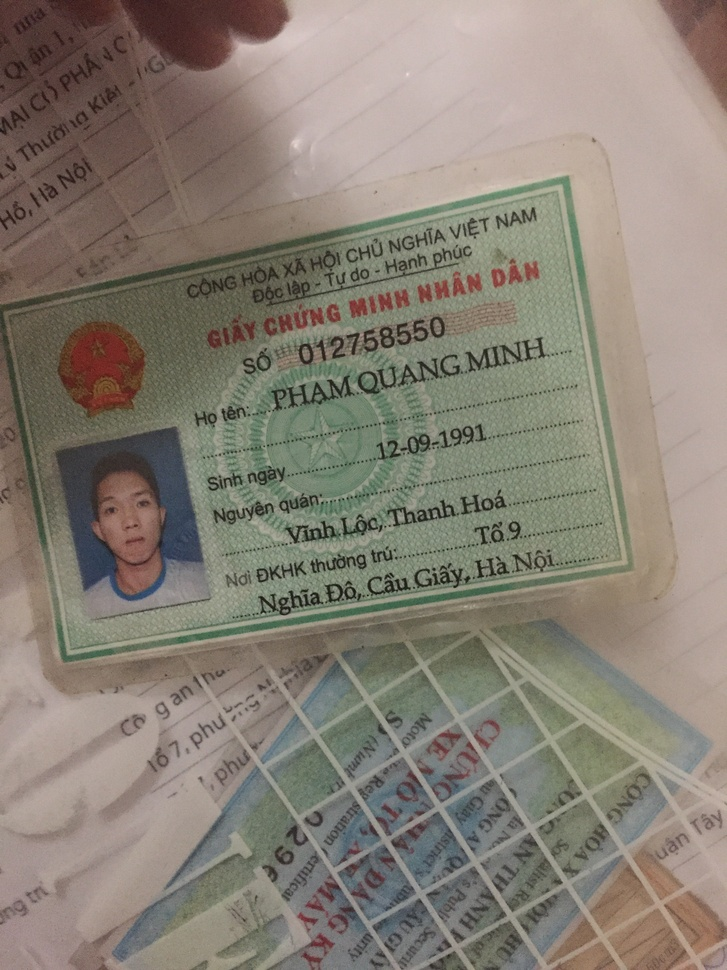
#> input picture utils/1.jpg, 727 x 970 px, shrunk from 2448 x 3264 before the run
$ python -i rotation.py   (imports and definitions only)
#> lines starting #> are read from the running program, lines starting #| are printed output that depends on the picture
import numpy as np
import cv2
import math
from scipy import ndimage


def rotate(pathimg):
#> called with pathimg = '../utils/1.jpg'
    img_before = cv2.imread(pathimg)
#> img_before is the input picture: shape (970, 727, 3); mean B, G, R 116.8, 128, 135.8

    img_gray = cv2.cvtColor(img_before, cv2.COLOR_BGR2GRAY)
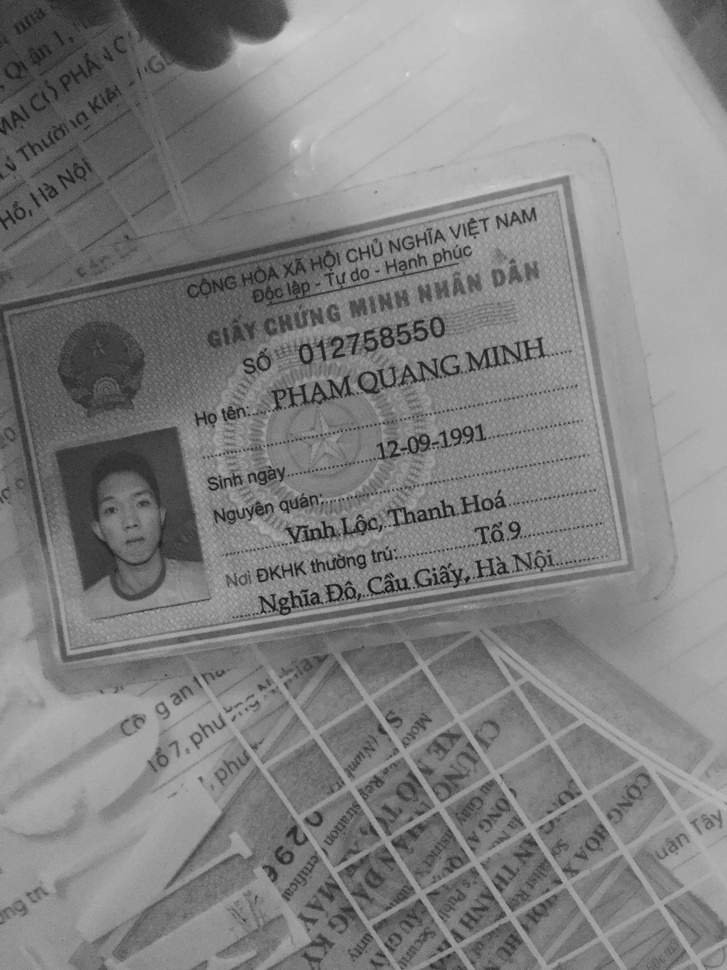
#> img_gray: shape (970, 727); min 17, max 229, mean 129.1
    img_edges = cv2.Canny(img_gray, 100, 100, apertureSize=3)
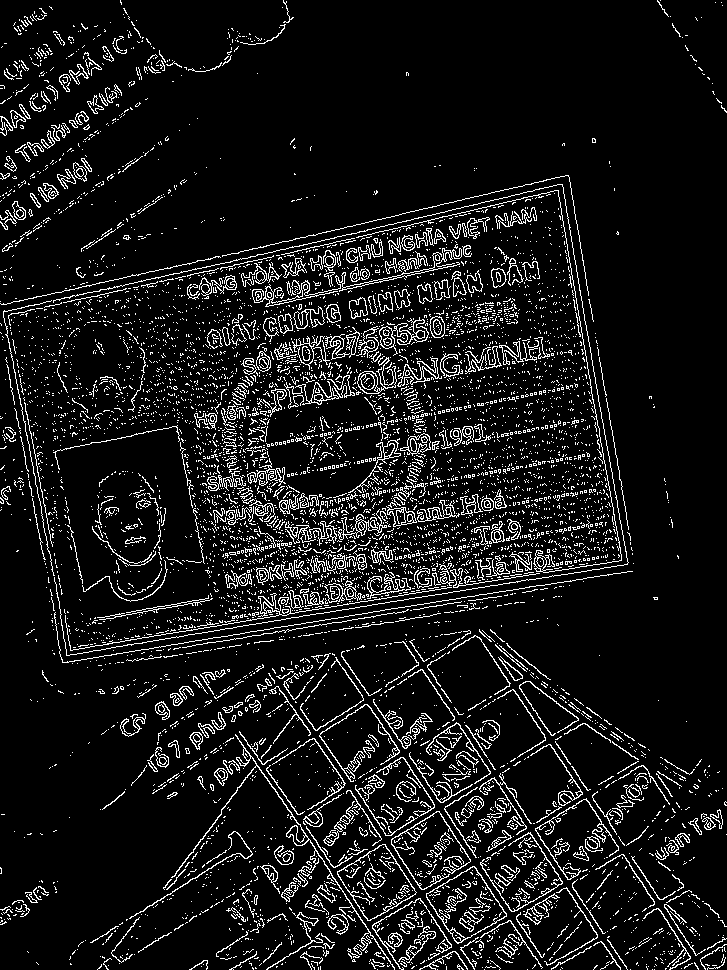
#> img_edges: shape (970, 727); 9% white in thin lines or dots
    lines = cv2.HoughLinesP(img_edges, 1, math.pi / 180.0, 100, minLineLength=100, maxLineGap=30)
#> lines = 310 rows, first 6: [370, 695, 540, 956], [240, 621, 627, 559], [158, 278, 507, 197], [378, 718, 541, 968], [151, 905, 462, 493], [555, 177, 624, 572]

    angles = []

    for [[x1, y1, x2, y2]] in lines:
        # cv2.line(img_before, (x1, y1), (x2, y2), (255, 0, 0), 3)
        angle = math.degrees(math.atan2(y2 - y1, x2 - x1))
        angles.append(angle)
#> this loop made 310 passes
#> (x1, y1, x2, y2, angle) on passes 1 to 3: (370, 695, 540, 956, 56.92), (240, 621, 627, 559, -9.1), (158, 278, 507, 197, -13.07)
#> after the loop, angles = 310 values, max 86.95 at index 300, min -89.01 at index 134, mean 32.12

    median_angle = np.median(angles)
#> median_angle = 48
    if int(median_angle) == 0:
        return
    img_rotated = ndimage.rotate(img_before, median_angle)
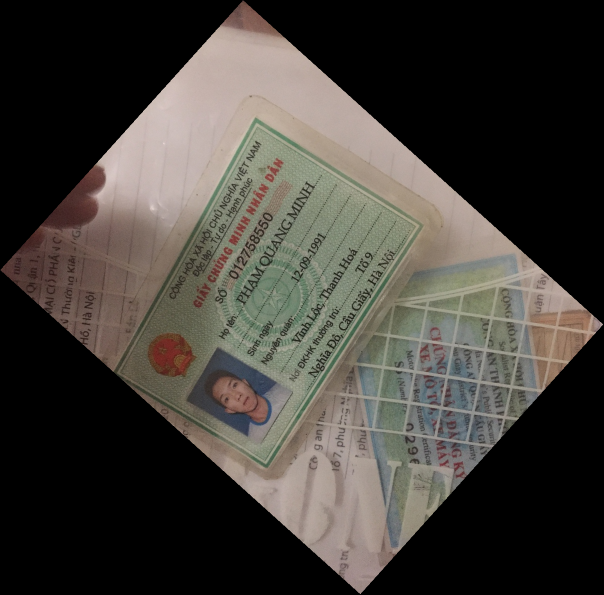
#> img_rotated: shape (1189, 1207, 3) (shown at 1/2 size); mean B, G, R 57.3, 62.7, 66.6

    print(f"Angle is {median_angle:.04f}")
#| Angle is 48.0030
    cv2.imwrite(pathimg, img_rotated)

>>> result = rotate('../utils/1.jpg')

$ run again, on utils/3.jpg
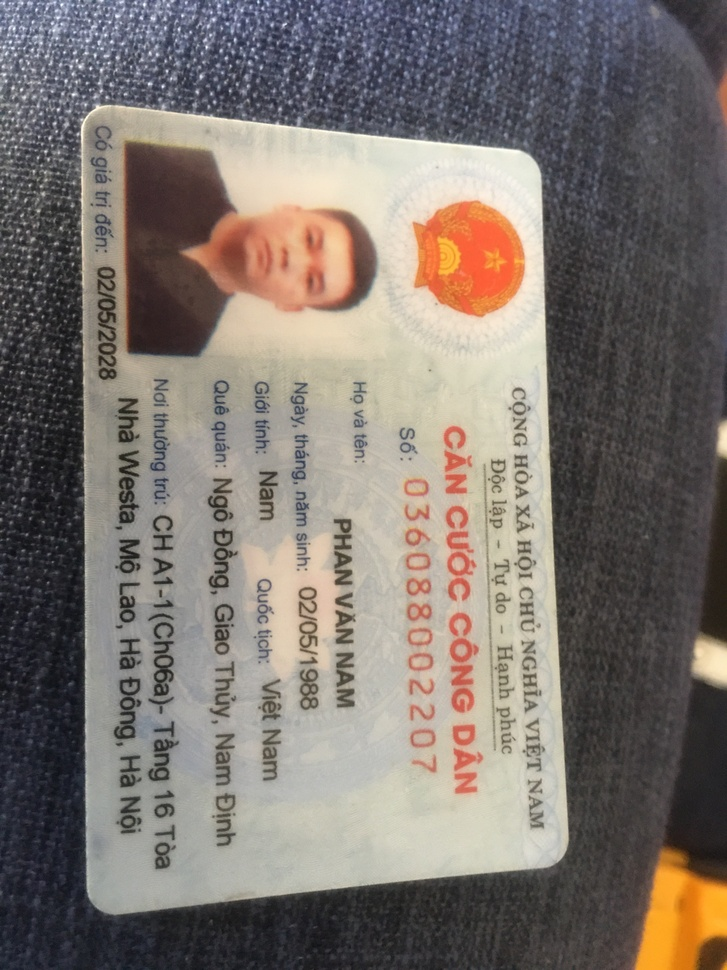
#> input picture utils/3.jpg, 727 x 970 px, shrunk from 3024 x 4032 before the run
#> in rotate, img_before is the input picture: shape (970, 727, 3); mean B, G, R 110.5, 116.5, 124.7
#> in rotate, `img_edges = cv2.Canny(img_gray, 100, 100, apertureSize=3)`:
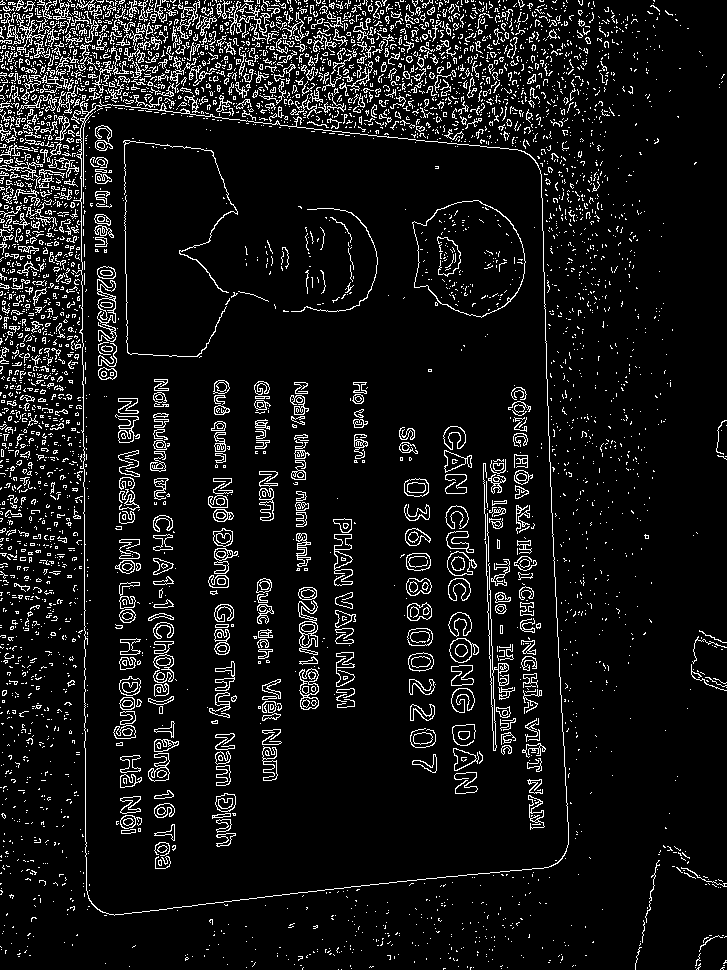
#> img_edges: shape (970, 727); 8.3% white in thin lines or dots
#> lines = 250 rows, first 6: [84, 747, 84, 447], [128, 398, 136, 817], [3, 96, 192, 116], [539, 157, 556, 617], [485, 463, 495, 750], [85, 856, 85, 610]
#> the loop in rotate, `for [[x1, y1, x2, y2]] in lines:` made 250 passes
#> (x1, y1, x2, y2, angle) on passes 1 to 3: (84, 747, 84, 447, -90), (128, 398, 136, 817, 88.91), (3, 96, 192, 116, 6.04)
#> after the loop in rotate, `for [[x1, y1, x2, y2]] in lines:`: angles = 250 values, max 89.44 at index 63, min -90 at index 0, mean 2.36
#> median_angle = 3.02
#> in rotate, `img_rotated = ndimage.rotate(img_before, median_angle)`:
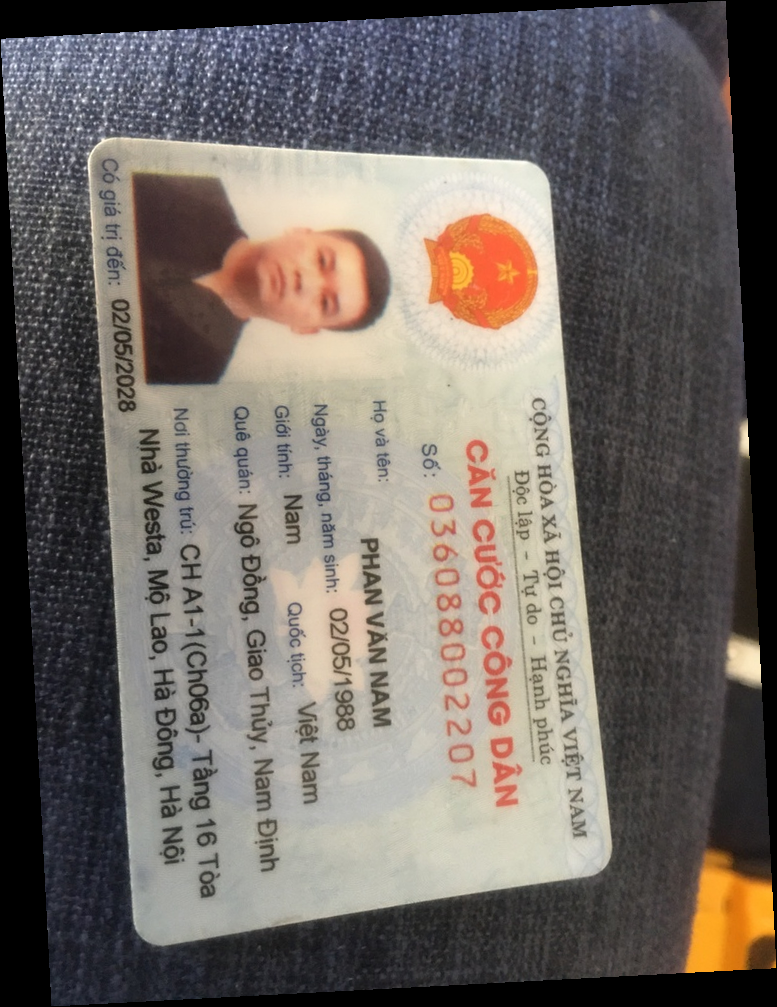
#> img_rotated: shape (1007, 777, 3); mean B, G, R 99.4, 104.8, 112.2
#| Angle is 3.0215

$ run again, on utils/4.jpg
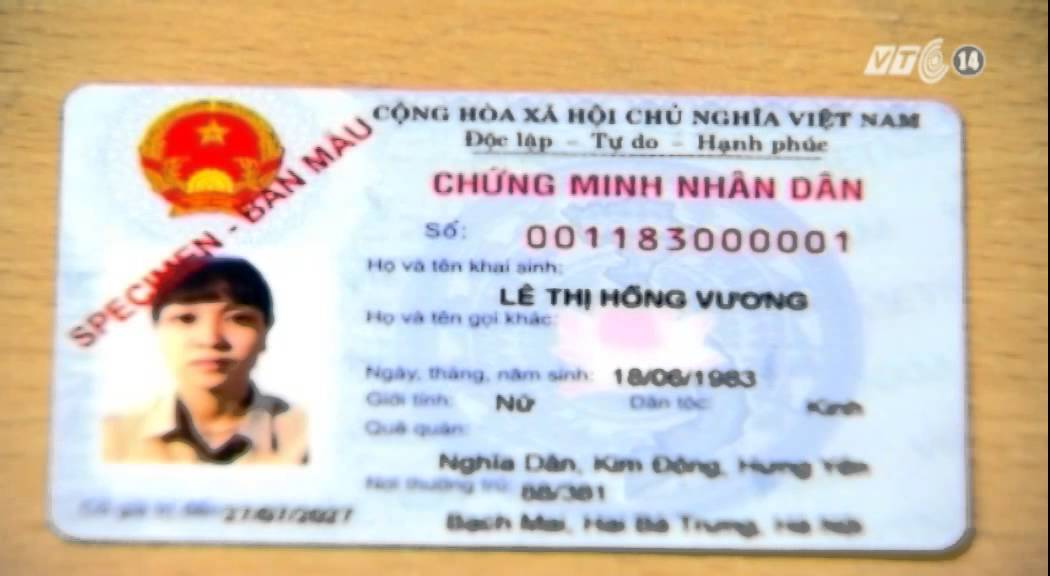
#> input picture utils/4.jpg, 1050 x 576 px
#> in rotate, img_before is the input picture: shape (576, 1050, 3); mean B, G, R 181.5, 195.8, 208.4
#> in rotate, `img_gray = cv2.cvtColor(img_before, cv2.COLOR_BGR2GRAY)`:
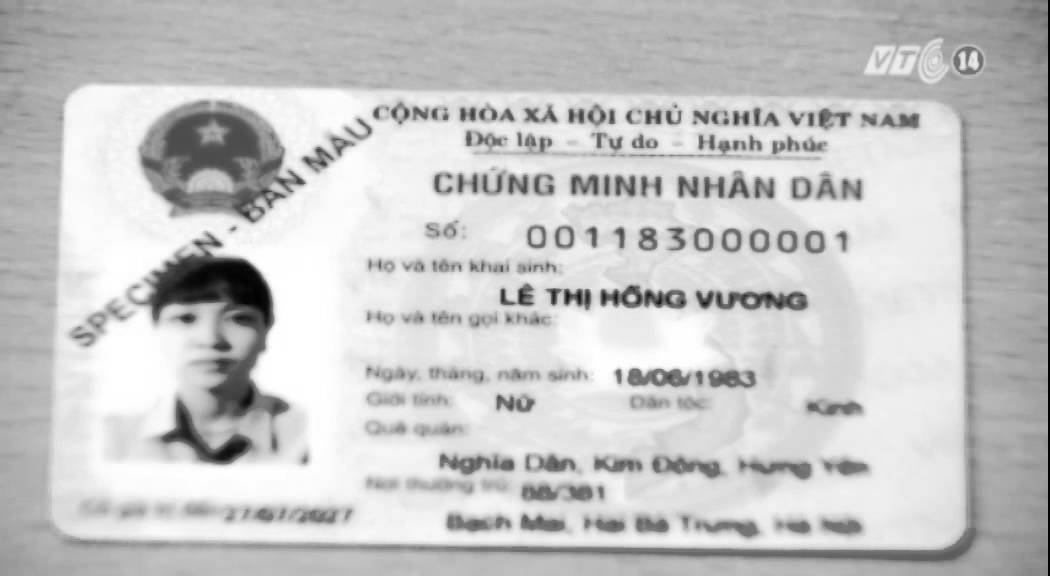
#> img_gray: shape (576, 1050); min 1, max 255, mean 197.9
#> in rotate, `img_edges = cv2.Canny(img_gray, 100, 100, apertureSize=3)`:
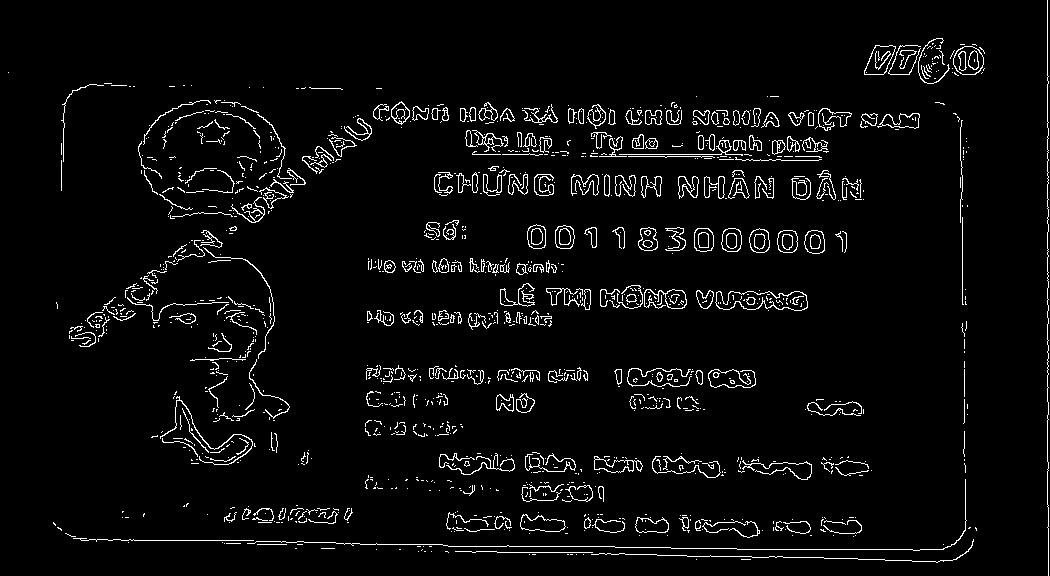
#> img_edges: shape (576, 1050); 4.1% white in thin lines or dots
#> lines = 65 rows, first 6: [1047, 527, 1047, 0], [193, 540, 335, 542], [576, 554, 884, 559], [73, 538, 192, 540], [601, 154, 774, 154], [353, 117, 918, 127]
#> the loop in rotate, `for [[x1, y1, x2, y2]] in lines:` made 65 passes
#> (x1, y1, x2, y2, angle) on passes 1 to 8: (1047, 527, 1047, 0, -90), (193, 540, 335, 542, 0.807), (576, 554, 884, 559, 0.93), (73, 538, 192, 540, 0.963), (601, 154, 774, 154, 0), (353, 117, 918, 127, 1.01), (737, 549, 969, 549, 0), (1048, 419, 1048, 122, -90)
#> after the loop in rotate, `for [[x1, y1, x2, y2]] in lines:`: angles = 65 values, max 89.2 at index 29, min -90 at index 0, mean 0.17
#> median_angle = 0
